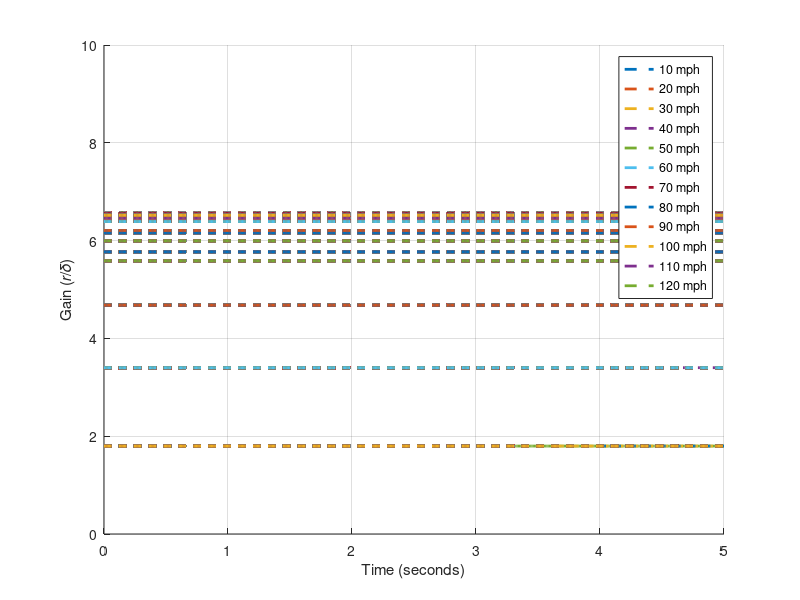
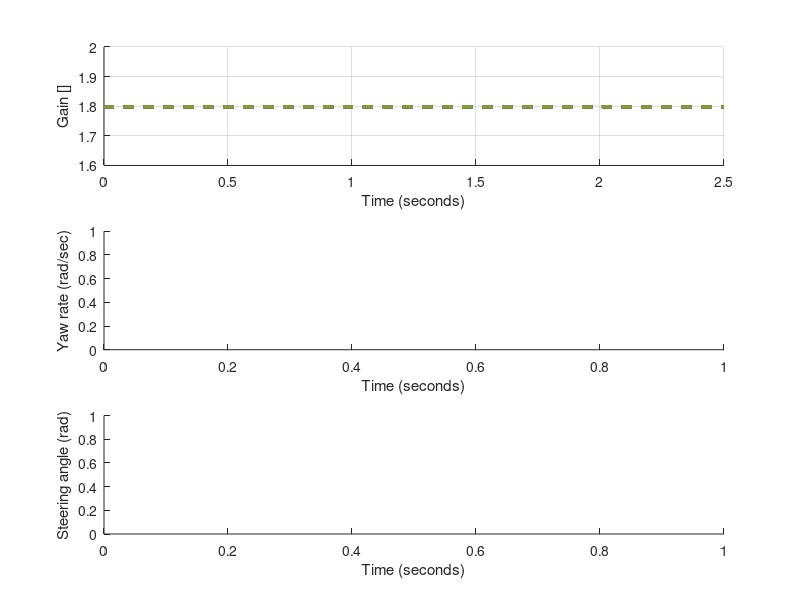

Write MATLAB code to recreate these figures, in order. (Note: this script raises an error after producing the figures.)
%% Load some initial values:

% Conversion factors:
deg2rad = pi / 180;
rad2deg = 180 / pi;
in2ft = 1 / 12;
ft2in = 12;
mph2ftps = 5280 / 3600;
ftps2mph = 3600 / 5280;

% Bicycle model parameters:
W = 3000; % lbs
Ws = 2700; % lbs
g = 32.174; % ft/sec^2
x1 = 3.5; % ft
x2 = -4.5; % ft = -1.0; % ft
h = -1.0;
track_width = 6.0; % ft
Iz = 40000 / g; % lbs*ft^2
Ix = 15000 / g; % lbs*ft^2
c = 0.5; % ft
dl_phi_f = 8000; % lbs*ft
dl_phi_r = 5000; % lbs*ft
dl_dphi_f = 1000; % lbs*ft
dl_dphi_r = 500; % lbs*ft

p = 12*in2ft; % ft
d = 12*in2ft; % ft
gear_ratio = 15; % []
efficiency = 1.0; % Steering gearbox efficiency
Ks = 10*in2ft*rad2deg; % (in*lbs/deg)*(ft/in)*(deg/rad) -> ft*lbs / rad
tm = 3*in2ft; % in*(ft/in)-> ft - Pneumatic trail

% Masses:
m = W / g;
ms = Ws / g;

% u = 30; % ft/sec

C1 = 2*140*180/pi; %*rad2deg; % lbs/deg * (deg/rad) -> lbs / rad
C2 = 2*140*180/pi; % *rad2deg; % lbs/deg * (deg/rad) -> lbs / rad

l2 = x1 - x2; % Wheelbase

dt = 0.01;
t_initial = 0;
t_final = 5;

%% 1. Develop a base 2-DoF linear state space yaw rate model and calculate the system eigen values
% when forward speed is 30 and 60 mph

u30 = 30*mph2ftps;
u60 = 60*mph2ftps;

A30 = [
    (-C1 - C2)/(m*u30), (((-x1*C1 - x2*C2)/(m*u30^2)) - 1);
    (-x1*C1 - x2*C2)/(Iz), (-x1*x1*C1 - x2*x2*C2)/(Iz*u30);
];

A60 = [
    (-C1 - C2)/(m*u60), ((-x1*C1 - x2*C2)/(m*u60^2)) - 1;
    (-x1*C1 - x2*C2)/(Iz), (-x1*x1*C1 - x2*x2*C2)/(Iz*u60);
];


eg_30mph = eig(A30);
eg_60mph = eig(A60);

%%  2. Using the steady-state yaw rate response, construct plots from 0 to 120 mph (i.e. 𝑟/𝛿 ) for various
% speeds, every 10 mph or so.


speeds = linspace(10, 120, 12)*mph2ftps;

delta2r_gain_arr = zeros(1, length(speeds));

t = linspace(t_initial, t_final, (t_final - t_initial) / dt);


figure; 
hold on;
grid on;
xlabel('Time (seconds)');
ylabel('Gain (𝑟/𝛿)');
xlim([0, 5]);
ylim([0, 10.0]);

K_understeer = -m*(x1*C1 + x2*C2)/(C1*C2*l2);

legend_arr = cell(1, length(speeds)); 
for i = 1:length(speeds)
    u = speeds(i);
    delta2r_gain_arr(i) = u / (l2 + u*u*K_understeer);
    % plot each gain in an xy plot:
    plot(t, delta2r_gain_arr(i)*ones(length(t)), '--', 'LineWidth', 2);
    legend_arr{i} = [num2str(u*ftps2mph) ' mph'];
    hold on;
end

legend(legend_arr{:});

hold off;


%% 3. Using the 2-DoF equations of motion, simulate the vehicle response to a steering input.
% Determine the steering input required to result in a 400 ft radius turn. (hint: knowing the forward
% speed and radius of a circle, the required yaw rate can be calculated). Repeat the result at
% increments of 10 mph from 10 to 120 mph. Compare the results with the steady-state results from
% 2) above. We are using this step to validate your model.

radius = 400; % ft
speeds = linspace(10, 120, 12);
speeds = speeds*mph2ftps;

% Time domain simulation:
t_initial = 0; % sec
t_final = 2.5; % sec
dt = 0.01; % sec
t = linspace(t_initial, t_final, (t_final - t_initial) / dt);

figure;
subplot(3,1,1);
xlabel('Time (seconds)');
ylabel('Gain []');
hold on;
grid on;

subplot(3,1,2);
xlabel('Time (seconds)');
ylabel('Yaw rate (rad/sec)');
hold on;

subplot(3,1,3);
xlabel('Time (seconds)');
ylabel('Steering angle (rad)');
hold on;

legend_gains_arr = cell(1, length(speeds));
legend_yaw_rate_arr = cell(1, length(speeds));
legend_steering_angle_arr = cell(1, length(speeds));

for i = 1:length(speeds)
    u = speeds(i);

    subplot(3,1,1);
    plot(t, delta2r_gain_arr(i)*ones(length(t)), '--', 'LineWidth', 2);
    legend_gains_arr{i} = ['s.s gain = ' num2str(delta2r_gain_arr(i)) ' @ ' num2str(u*ftps2mph) 'mph'];
    
    subplot(3,1,2);
    delta2 = (u / radius)*ones(1, length(t));
    states_arr2 = simulate_bike_2dof(dt, t, m, x1, x2, C1, C2, Iz, u, delta2);
    plot(t, states_arr2(2,:));
    legend_yaw_rate_arr{i} = ['Calculated s.s gain @ ' num2str(u*ftps2mph) ' is ' num2str(states_arr2(2, length(t))/delta2(1))];

    subplot(3,1,3);
    plot(t, delta2);
    legend_steering_angle_arr{i} = ['𝛿 = ' num2str(delta2(1)) ' @ ' num2str(u*ftps2mph) 'mph'];
end


subplot(3,1,1);
legend(legend_gains_arr);

subplot(3,1,2);
legend(legend_yaw_rate_arr);

subplot(3,1,3);
legend(legend_steering_angle_arr);

hold off;

%% 4. Determine a particular time series of handwheel inputs. We define this input as a 0° handwheel
% input for 1 second, then a +45° handwheel input for 3 seconds, then a −45° handwheel input for 3
% seconds, then back to 0° for 3 seconds. Practically we know that the maximum handwheel input a
% driver can perform is 2 𝑟𝑒𝑣/𝑠𝑒𝑐, so modify the steering input so that the handwheel velocity is
% consistent with this value with a 180° input amplitude. Plot the time history of the steering input 𝛿.

% Time array:
t_initial = 0;
t_final = 10;
t = linspace(t_initial, t_final, (t_final - t_initial)/dt);

% Generate the specified handwheel input:
delta = zeros(1, length(t));
% Input of 0° for 1 second:
delta(1, 1:1/dt) = 0;
% Input of +45° for 3 seconds:
delta(1, 1/dt:4/dt) = 0.707;
% Input of -45° for 3 seconds:
delta(1, 4/dt:7/dt) = -0.707;
% Input of 0° for 3 seconds:
delta(1, 7/dt:length(t)) = 0;

% Plot input:
figure;
plot(t, delta);
grid on;
title('steering input with no rate saturation');
xlabel('time (sec)');
ylabel('delta (rad)');

% Modify the steering input:
slope = 2*(2*pi); % rad/sec

% Smooth step applied at 1 second:
left_bound = 0;
right_bound = 0.707;
at = 1; % /dt;

delta_mod = slope_it_down(t, dt, at, delta, left_bound, right_bound, sign(right_bound - left_bound)*slope);

% Smooth step applied at 4 seconds:
left_bound = 0.707;
right_bound = -0.707;
at = 4; % /dt;

delta_mod = slope_it_down(t, dt, at, delta_mod, left_bound, right_bound, sign(right_bound - left_bound)*slope);

% Smooth step applied at 7 seconds:
left_bound = -0.707;
right_bound = 0;
at = 7; % /dt;

delta_mod = slope_it_down(t, dt, at, delta_mod, left_bound, right_bound, sign(right_bound - left_bound)*slope);

% Plot input:
figure;
plot(t, delta);
hold on;
plot(t, delta_mod, 'r');
grid on;
title('steering input with smoothed angle transitions');
xlabel('time (sec)');
ylabel('delta (rad)');
legend('Original input signal', 'Modified input signal');

%% 5. Use the steering input calculated in 4) as an input to your simulation. Plot the time history of the
% state variables drift angle 𝛽 and yaw rate 𝑟 at 30 and 60 mph.

% Speeds of interest:
u30 = 30*mph2ftps;
u60 = 60*mph2ftps;

% Time domain simulation:
states_arr30 = simulate_bike_2dof(dt, t, m, x1, x2, C1, C2, Iz, u30, delta_mod);
states_arr60 = simulate_bike_2dof(dt, t, m, x1, x2, C1, C2, Iz, u60, delta_mod);

% Plot the states:
figure;
subplot(2,1,1);
plot(t, states_arr30(1,:));
xlabel('time (sec)');
ylabel('drift angle (rad)');
title('yaw rate for 30 mph');
hold on;
plot(t, states_arr60(1,:));
xlabel('time (sec)');
ylabel('drift angle (rad)');
title('yaw rate for 60 mph');
legend('30 mph', '60 mph');


subplot(2,1,2);
plot(t, states_arr30(2,:));
xlabel('time (sec)');
ylabel('yaw rate (rad/sec)');  
hold on;
plot(t, states_arr60(2,:));
title('yaw rate for 30 and 60 mph');
legend('30 mph', '60 mph');


%% 6. Add nonlinear tires and assume equal roll moment front and rear, 60/40 biased to the front, and
% 40/60 biased to the rear. Compare your biased results to the results of 3)-5) with linear tires.

% % 50 / 50 weight bias:
% W1 = W / 2; W2 = W / 2;
% C1 = (0.2*W1 - 0.0000942*(W1^2))*deg2rad; % lbs/rad
% C2 = (0.2*W2 - 0.0000942*(W2^2))*deg2rad; % lbs/rad

% states_arr_50_50 = simulate_bike_2dof(dt, t, m, x1, x2, C1, C2, Iz, u, delta);

% % 60 / 40 weight bias:
% W1 = 0.6*W; W2 = 0.4*W;
% C1 = (0.2*W1 - 0.0000942*(W1^2))*deg2rad; % lbs/rad
% C2 = (0.2*W2 - 0.0000942*(W2^2))*deg2rad; % lbs/rad

% states_arr_60_40 = simulate_bike_2dof(dt, t, m, x1, x2, C1, C2, Iz, u, delta);

% % 40 / 60 weight bias:
% W1 = 0.4*W; W2 = 0.6*W;
% C1 = (0.2*W1 - 0.0000942*(W1^2))*deg2rad; % lbs/rad
% C2 = (0.2*W2 - 0.0000942*(W2^2))*deg2rad; % lbs/rad

% states_arr_40_60 = simulate_bike_2dof(dt, t, m, x1, x2, C1, C2, Iz, u, delta);

%% Compare with 3):

speeds = linspace(10, 120, 12);
speeds = speeds*mph2ftps;

% Time domain simulation:
t = linspace(t_initial, t_final, (t_final - t_initial) / dt);


figure(1); % For delta 1
hold on;
legends = {};

for i = 1:length(speeds)
    u = speeds(i);
    delta2 = (u / radius)*ones(1, length(t));

    C1 = 2*140*180/pi;
    C2 = 2*140*180/pi;
    states_arr_lin = simulate_bike_2dof(dt, t, m, x1, x2, C1, C2, Iz, u, delta2);

    % 50 / 50 weight bias:
    W1 = W / 2; W2 = W / 2;
    C1 = 2*(0.2*W1 - 0.0000942*(W1^2))*180/pi; % lbs/rad
    C2 = 2*(0.2*W2 - 0.0000942*(W2^2))*180/pi; % lbs/rad
    states_arr_50_50 = simulate_bike_2dof(dt, t, m, x1, x2, C1, C2, Iz, u, delta2);
    plot(t, states_arr_lin(2,:), '--', 'linewidth', 2);
    legends{end+1} = [num2str(u*ftps2mph) ' mph with linear tires'];
    plot(t, states_arr_50_50(2,:), 'linewidth', 2);
    legends{end+1} = [num2str(u*ftps2mph) ' mph with non-linear and 50-50 wb'];    

    % print u:
    disp(['u = ' num2str(u*ftps2mph) ' mph']);

    % states_arr2 = simulate_bike_2dof(dt, t, m, x1, x2, C1, C2, Iz, u, delta2);
    % subplot(4,1,2);
    % plot(t, states_arr2(2,:));
    % xlabel('time (sec)');
    % ylabel('yaw rate (rad/sec)');
    % title(['turn response for different speeds']);
    % hold on;
end

legend(legends{:});
hold off;

% Plot the states:
% figure;
% subplot(2,1,1);
% plot(t, states_arr_50_50(1,:));
% xlabel('time (sec)');
% ylabel('drift angle (rad)');
% title('yaw rate for 50/50 weight bias');
% hold on;
% plot(t, states_arr_60_40(1,:));
% xlabel('time (sec)');
% ylabel('drift angle (rad)');
% title('yaw rate for 60/40 weight bias');
% hold on;
% plot(t, states_arr_40_60(1,:));
% xlabel('time (sec)');
% ylabel('drift angle (rad)');
% title('yaw rate for 40/60 weight bias');
% legend('50/50', '60/40', '40/60');
% 
% subplot(2,1,2);
% plot(t, states_arr_50_50(2,:));
% xlabel('time (sec)');
% ylabel('yaw rate (rad/sec)');
% title('yaw rate for 50/50 weight bias');
% hold on;
% plot(t, states_arr_60_40(2,:));
% xlabel('time (sec)');
% ylabel('yaw rate (rad/sec)');
% title('yaw rate for 60/40 weight bias');
% hold on;
% plot(t, states_arr_40_60(2,:));
% xlabel('time (sec)');
% ylabel('yaw rate (rad/sec)');
% title('yaw rate for 40/60 weight bias');
% legend('50/50', '60/40', '40/60');


%% Try out transfer functions:

u = speeds(5);
K_understeer = -m*(x1*C1 + x2*C2)/(C1*C2*l2);
G_yaw_rate = tf([((x1*m*u*u)/(l2*C2)), u], [(m*u*u*Iz)/(l2*C1*C2), (u/l2)*((m*x1*x1+Iz)/(C2)), l2 + u*u*K_understeer]);

step(G_yaw_rate)


%% Run time domain simulation:
t_initial = 0;
t_final = 25;
t = linspace(t_initial, t_final, (t_final - t_initial) / dt);

% Generate a step input for the steering angle delta:
delta = zeros(1, length(t));
delta(1, length(t)/4:length(t)) = 0.1;

states_arr = simulate_bike_2dof(dt, t, m, x1, x2, C1, C2, Iz, u, delta);

% Time plots for each state:
figure
plot(t, states_arr(1,:));
figure
plot(t, states_arr(2,:));


function states_arr = simulate_bike_2dof(dt, t, m, x1, x2, C1, C2, Iz, u, delta)
    % Bicycle model using attack angle conventions:
    % Attack angle is the negative of the slip angle
    % The sign is embedded in the x1 and x2 distances
    
    A = [
        (-C1 - C2)/(m*u), ((-x1*C1 - x2*C2)/(m*u^2)) - 1;
        (-x1*C1 - x2*C2)/(Iz), (-(x1^2)*C1 - (x2^2)*C2)/(Iz*u);
    ];
    
    B = [
        (C1)/(m*u);
        (x1*C1)/Iz;
    ];
    
    
    % Discretize using Euler:    
    A_dis = eye(2) + dt * A;
    B_dis = dt * B;
    
    % Initial conditions:
    states = [0; 0];
    states_arr = zeros(2,length(t));
    
    % simulation loop:
    for i = 1:length(t)
        states = A_dis * states + B_dis * delta(i);
        states_arr(:, i) = states;
    end
end


function delta = slope_it_down(t, dt, at, delta, left_bound, right_bound, slope)

    time_to_reach = (right_bound - left_bound) / slope; % time units
    delta(1, at/dt:(at + time_to_reach)/dt) = left_bound + slope * (t(at/dt:(at + time_to_reach)/dt) - t(at/dt)); % * sign(right_bound - left_bound);

end


